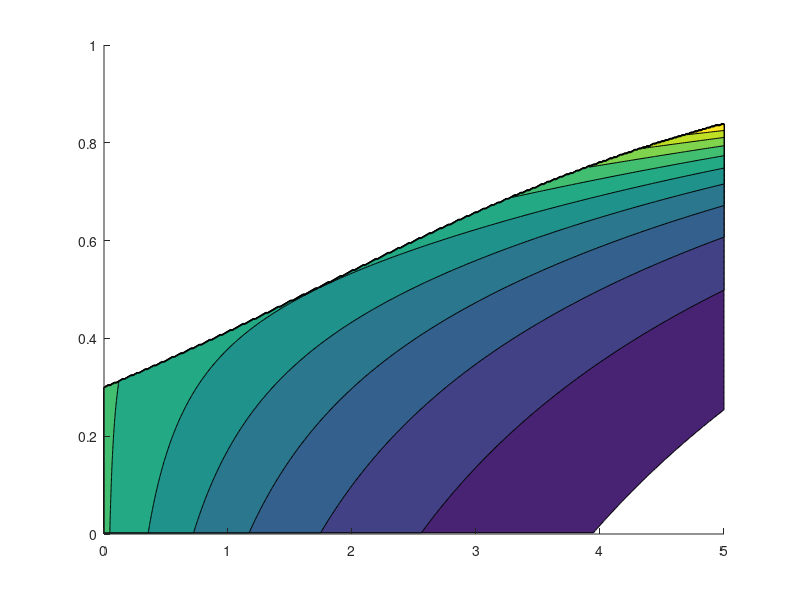

This figure's MATLAB source: (Note: this script raises an error after producing the figure.)
t = linspace(0,5,300);
s = linspace(0,1,400);

[T,S] = meshgrid(t,s);

alpha = 1/2;

g = @(s) alpha*s.*(1-s);

sigma_inv = @(t,m) (m.*exp(alpha*t))./((1-m)+m.*exp(alpha*t));

phi = @(m) 10/3*(m>=0).*(m<=0.3);

Soln = @(t,s) g(sigma_inv(-t,s))./(g(s)).*phi(sigma_inv(-t,s));

A = Soln(T,S);

figure

contourf(T,S,A,'edgecolor','none')

title('$\sigma^{-1}(t;\underline{m})$, Example 1','interpreter','latex')
xlabel('t')
ylabel('m')

colorbar
view(2)

exportfig(gcf,'ex1_tm.eps')
saveas(gcf,'ex1_tm.fig')
